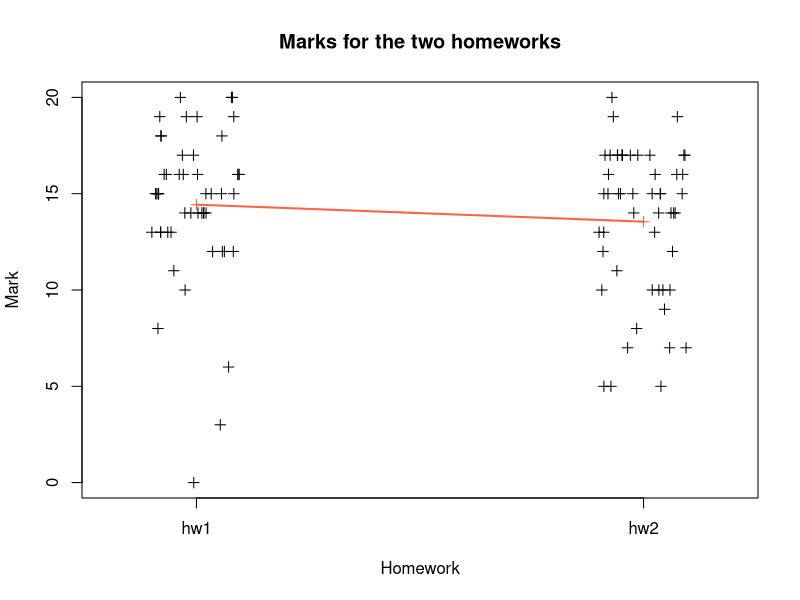

The R source for this figure: (Note: this script raises an error after producing the figure.)
#!/usr/bin/env Rscript

marks <- read.csv(file="marks-data.csv",head=T,sep=";")

# An overview of the dataset's structure and size.

str(marks)
summary(marks)


# Central tendency and spread.

firstHomework <- subset(marks, homework == 'hw1')
secundHomework <- subset(marks, homework == 'hw2')

mean(firstHomework$mark)
mean(secundHomework$mark)
median(firstHomework$mark)
median(secundHomework$mark)
var(firstHomework$mark)
var(secundHomework$mark)
sd(firstHomework$mark)
sd(secundHomework$mark)


# Scatter plot.

stripchart(marks$mark~marks$homework, method="jitter", vertical=T, xlab="Homework", ylab="Mark", main="Marks for the two homeworks", pch=3)
points(c(mean(firstHomework$mark), mean(secundHomework$mark)), pch=3, col="tomato")
lines(c(mean(firstHomework$mark), mean(secundHomework$mark)), pch=3, col="tomato", lwd=2)


# Student's t-test

t.test(marks$mark~marks$homework,paired=T,alternative="two.sided")

# Prediction

hw1<-marks[marks$homework=="hw1","mark"]
hw2<-marks[marks$homework=="hw2","mark"]
